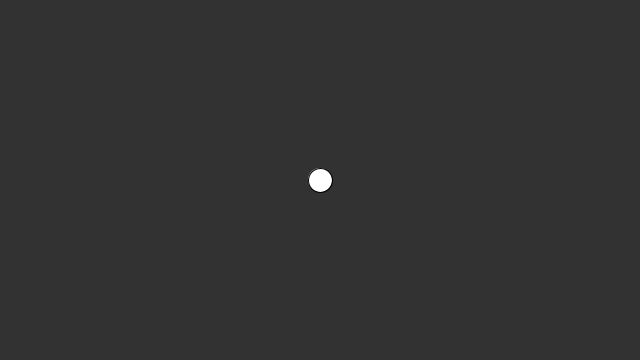
Frame 1 (no input)
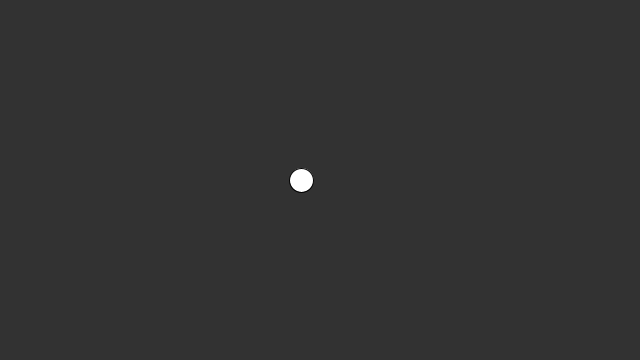
Frame 60 (the mouse pressed at the canvas centre just before this capture)
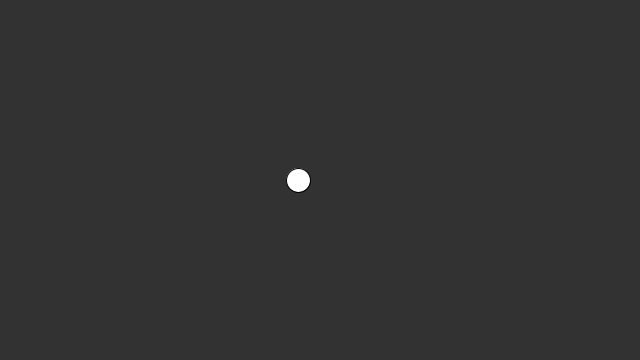
Frame 120 (the mouse held since frame 60 and released just before this capture)

The Processing sketch that drew these frames (run headless with seeded random() and noise(); from frame 60 on, the mouse is pressed at the canvas centre):

// Processing sketch: sketch_170629d
// ── sketch_170629d.pde
float circleX;
float circleY;

void setup() {
  size(640, 360);
  circleX = width/2;
}

void draw() { 
  background(50);

  fill(255);
  ellipse(circleX, 180, 24, 24);

  circleX = circleX + random(-2, 2); // creates wiggle effect because moving randomly
}
